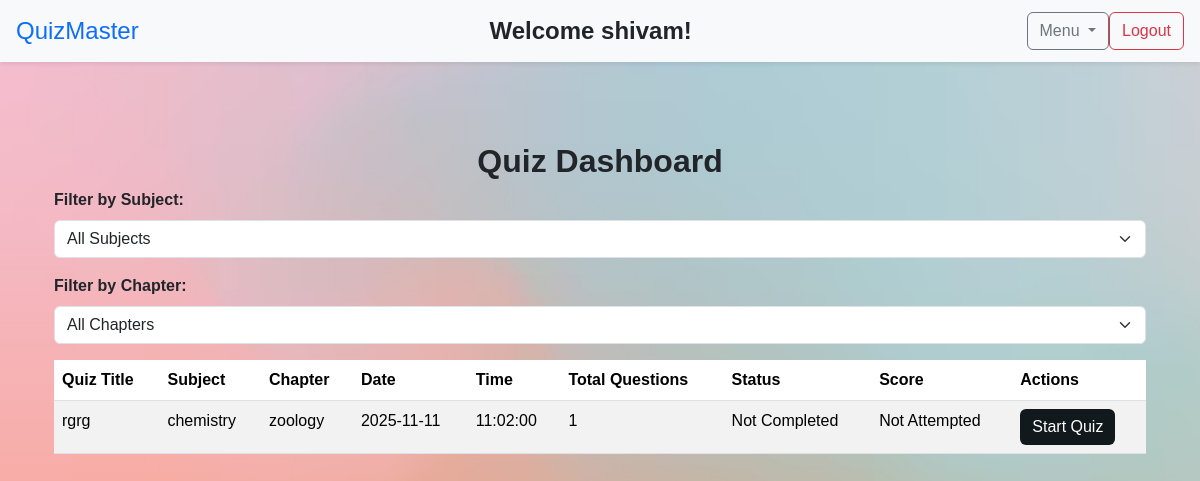
/view_quiz (signed in), run on an earlier commit of the app's database.
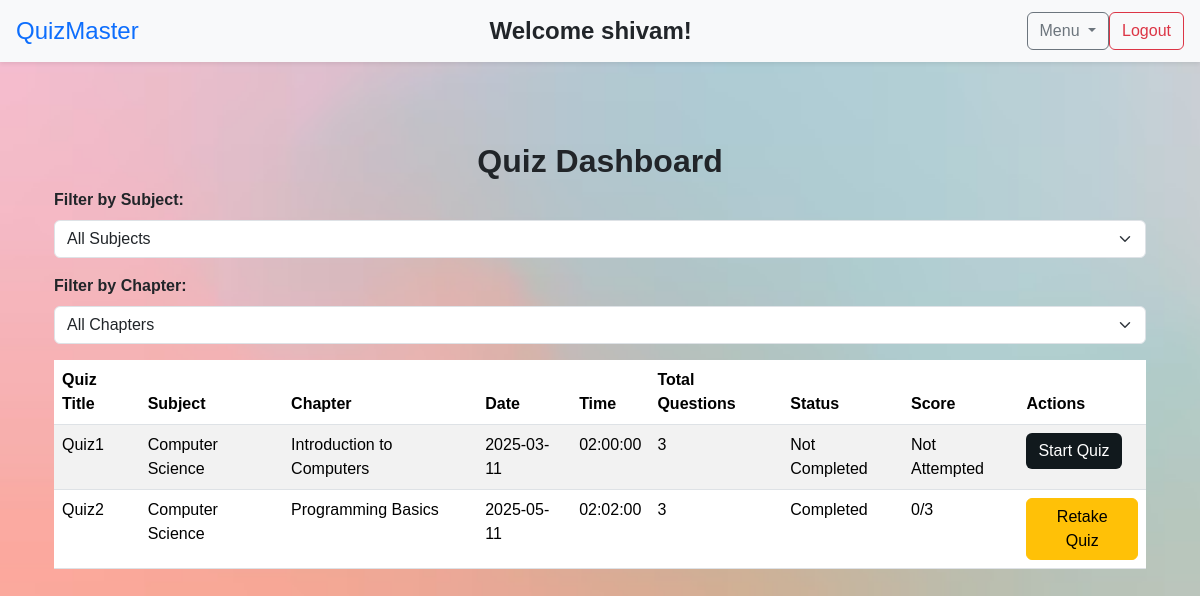
And on a later commit of the database.
### models/quiz.py (models this page shows)
class Quiz(db.Model):
    id = db.Column(db.Integer, primary_key=True)
    quiz_title = db.Column(db.String(100), nullable=False)
    chapter_id = db.Column(db.Integer, db.ForeignKey('chapter.id'), nullable=False)
    date_of_quiz = db.Column(db.Date, nullable=False)
    time_of_quiz = db.Column(db.Time, nullable=False)
    remarks = db.Column(db.String(1000), nullable=False)
    duration = db.Column(db.Integer, nullable=False)
    chapter = db.relationship('Chapter', back_populates='quizzes')
    questions = db.relationship('Question', back_populates='quiz', cascade="all, delete-orphan")
    scores = db.relationship('Score', back_populates='quiz', cascade="all, delete-orphan")

### models/subject.py (models this page shows)
class Subject(db.Model):
    id = db.Column(db.Integer, primary_key=True)
    subject_name = db.Column(db.String(100), nullable=False)
    chapters = db.relationship('Chapter', back_populates='subject', cascade="all, delete-orphan")

### models/chapter.py (models this page shows)
class Chapter(db.Model):
    id = db.Column(db.Integer, primary_key=True)
    chapter_name = db.Column(db.String(100), nullable=False)
    subject_id = db.Column(db.Integer, db.ForeignKey('subject.id'), nullable=False)
    chapter_description = db.Column(db.String(300), nullable=False)
    subject = db.relationship('Subject', back_populates='chapters')
    quizzes = db.relationship('Quiz', back_populates='chapter', cascade="all, delete-orphan")

### models/score.py (models this page shows)
class Score(db.Model):
    id = db.Column(db.Integer, primary_key=True)
    user_id = db.Column(db.Integer, db.ForeignKey('user.id'), nullable=False) #on
    quiz_id = db.Column(db.Integer, db.ForeignKey('quiz.id'), nullable=False)
    time_taken = db.Column(db.Time, nullable=False)
    total_score = db.Column(db.Integer, nullable=False)
    completed = db.Column(db.Boolean, default=False) #whenever user attempts a quiz set to true
    user = db.relationship('User', back_populates='scores')
    quiz = db.relationship('Quiz', back_populates='scores')

### controllers/user.py (the view, shortened to what this page needs)
@user_bp.route('/view_quiz', methods=['GET', 'POST'])
@login_required
def view_quiz():
    subjects = Subject.query.all()
    chapters = Chapter.query.all()
    query = Quiz.query.join(Chapter).join(Subject)
    quizzes = query.filter(Quiz.questions.any()).all()
    user_scores = {score.quiz_id: score for score in Score.query.filter_by(user_id=current_user.id).all()}
    for quiz in quizzes:
        quiz.user_score = user_scores.get(quiz.id)
    return render_template('user/view_quiz.html', subjects=subjects, chapters=chapters, quizzes=quizzes, user=current_user)

### app.py (called while the page is built)
def create_app():
    app = Flask(__name__)
    app.config['SECRET_KEY'] = 'app123'
    app.config['SQLALCHEMY_DATABASE_URI'] = 'sqlite:///mentiquiz.db'
    app.config['SQLALCHEMY_TRACK_MODIFICATIONS'] = False
    app.config['CHART_FOLDER'] = os.path.join(app.root_path, 'static', 'charts')
    os.makedirs(app.config['CHART_FOLDER'], exist_ok=True)
    db.init_app(app)
    login_manager = LoginManager()
    login_manager.init_app(app)
    login_manager.login_view = "auth.login"
    @login_manager.user_loader
    def load_user(user_id):
        return db.session.get(User,int(user_id))
    app.register_blueprint(auth_bp)
    app.register_blueprint(admin_bp)
    app.register_blueprint(user_bp)
    with app.app_context():
        db.create_all()
        create_admin()
    return app

### templates/user/view_quiz.html (shortened to what this page needs)
{% extends "base_user.html" %}
{% block navbar_user %}
{% include "navbar_user.html" %}
{% endblock %}
{% block content %}
<div class="container">
    <h2 class="mt-4 text-center fw-bold text-dark">Quiz Dashboard</h2>
    <div class="container-quiz">
    <div class="mb-3">
        <label for="subjectSelect" class="form-label fw-bold text-dark">Filter by Subject:</label>
        <select id="subjectSelect" class="form-select" onchange="filterQuizzes()">
            <option value="">All Subjects</option>
        </select>
    </div>
    <div class="mb-3">
        <label for="chapterSelect" class="form-label fw-bold text-dark">Filter by Chapter:</label>
        <select id="chapterSelect" class="form-select" onchange="filterQuizzes()">
            <option value="">All Chapters</option>
        </select>
    </div>
    {% if not quizzes %}
    <div class="container text-center">
        <h2 class="mt-4">Quizzes Coming Soon!</h2>
        <p class="lead">No quizzes available at the moment. Please check back soon!</p>
    </div>
    {% else %}
    <table class="table table-striped">
        <thead>
            <tr>
                <th>Quiz Title</th>
                <th>Subject</th>
                <th>Chapter</th>
                <th>Date</th>
                <th>Time</th>
                <th>Total Questions</th>
                <th>Status</th>
                <th>Score</th>
                <th>Actions</th>
            </tr>
        </thead>
        <tbody id="quizTableBody">
        {% for quiz in quizzes %}
            <tr data-subject="{{ quiz.chapter.subject.id }}" data-chapter="{{ quiz.chapter.id }}">
                <td>{{ quiz.quiz_title }}</td>
                <td>{{ quiz.chapter.subject.subject_name }}</td>
                <td>{{ quiz.chapter.chapter_name }}</td>
                <td>{{ quiz.date_of_quiz }}</td>
                <td>{{ quiz.time_of_quiz }}</td>
                <td>{{ quiz.questions | length }}</td>
                <td>
                    {% if quiz.user_score %}
                        Completed
                    {% else %}
                        Not Completed
                    {% endif %}
                </td>
                <td>
                    {% if quiz.user_score %}
                        {{ quiz.user_score.total_score }}/{{ quiz.questions | length }}
                    {% else %}
                        Not Attempted
                    {% endif %}
                </td>
                <td>
                    {% if quiz.user_score %}
                    <a href="{{ url_for('user.quiz_start', quiz_id=quiz.id) }}" class="btn btn-warning">Retake Quiz</a>
                    {% else %}
                    <a href="{{ url_for('user.quiz_start', quiz_id=quiz.id) }}" class="btn btn-primary">Start Quiz</a>
                    {% endif %}
                </td>
            </tr>
        {% endfor %}
        </tbody>
    </table>
    {% endif %}
    </div>
</div>
     {% endblock %}

What changed in the data, as far as the page shows it:
changed Quiz: quiz_title "rgrg" → "Quiz1"; chapter.subject.subject_name "chemistry" → "Computer Science"; chapter.chapter_name "zoology" → "Introduction to Computers"; date_of_quiz "2025-11-11" → "2025-03-11"; time_of_quiz "11:02:00" → "02:00:00"; questions|length "1" → "3"
now on this page (row edited): Quiz: quiz_title "Quiz2", chapter.subject.subject_name "Computer Science", chapter.chapter_name "Programming Basics", date_of_quiz "2025-05-11", time_of_quiz "02:02:00", questions|length "3", shows "Completed", user_score.total_score "0"
